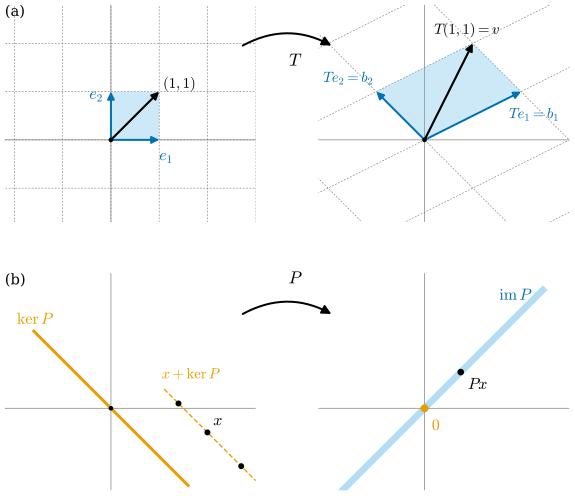

Here is the Python script that generated this plot:
"""그림 1.2.1: 선형사상이 격자에 하는 일 (1.2절, 예 1.2.7과 예 1.2.18).

(a) T(x) = Bx, B = [[2, -1], [1, 1]] (T e_j = b_j): 표준 격자와 단위정사각형이 기저 B의 격자와 평행사변형으로 간다.
    T(1, 1) = (1, 2) = v.
(b) P(x) = ((x^1 + x^2)/2, (x^1 + x^2)/2): 핵 ker P = span((1, -1))의 점은 모두 0으로 가고,
    x + ker P 위의 점은 모두 같은 점 Px로 간다. 상 im P = span((1, 1)).

실행: 프로젝트 루트에서 ``PYTHONPATH=tools python3 chapters/01-linear-algebra/figures/fig-1-2-1-linear-maps.py``
"""

import dgfig

dgfig.setup()

import matplotlib.pyplot as plt
import numpy as np
from matplotlib.patches import Polygon

C = dgfig.COLORS
LW = dgfig.LW

B = np.array([[2.0, -1.0], [1.0, 1.0]])          # 예 1.2.18: 열이 b_1, b_2
P = 0.5 * np.array([[1.0, 1.0], [1.0, 1.0]])     # 예 1.2.7
e1, e2 = np.eye(2)
x0 = np.array([1.0, 1.0])
xp = np.array([2.0, -0.5])                       # (b)에서 쓰는 점
kdir = np.array([1.0, -1.0])

# 자기검사
assert np.allclose(B @ e1, [2, 1]) and np.allclose(B @ e2, [-1, 1])
assert np.allclose(B @ x0, [1, 2])
assert np.allclose(P @ kdir, 0)                      # (1,-1) ∈ ker P
assert np.allclose(P @ (xp + 1.3 * kdir), P @ xp)    # x + ker P → 같은 점
assert np.allclose(P @ P, P)
assert np.linalg.matrix_rank(P) == 1


def arrow(ax, base, vec, color, lw=None, z=5):
    base = np.asarray(base, float)
    ax.annotate("", xy=base + np.asarray(vec, float), xytext=base,
                arrowprops=dict(arrowstyle="-|>", color=color, lw=lw or LW["vector"],
                                mutation_scale=11, shrinkA=0, shrinkB=0), zorder=z)


def frame(ax, xlim, ylim, tag=None):
    dgfig.schematic_axes(ax, xlim, ylim)
    ax.plot(list(xlim), [0, 0], color=C["aux"], lw=0.5, zorder=0)
    ax.plot([0, 0], list(ylim), color=C["aux"], lw=0.5, zorder=0)
    ax.plot(0, 0, "o", color=C["main"], ms=2.5, zorder=6)
    if tag:
        ax.text(0.0, 1.0, tag, transform=ax.transAxes, ha="left", va="top", fontsize=11)


def grid(ax, M, color, ls, lw=0.45, k=4):
    ts = np.array([-8.0, 8.0])
    for j in range(-k, k + 1):
        for P0, d in ((j * M[:, 0], M[:, 1]), (j * M[:, 1], M[:, 0])):
            pts = P0 + np.outer(ts, d)
            ax.plot(pts[:, 0], pts[:, 1], color=color, lw=lw, ls=ls, zorder=1)


XL, YL = (-2.2, 3.0), (-1.7, 2.8)
fig, axs = plt.subplots(2, 2, figsize=(6.0, 5.4))

# (a) 가역인 선형사상 T ---------------------------------------------------------
ax = axs[0, 0]
frame(ax, XL, YL, "(a)")
grid(ax, np.eye(2), C["aux"], (0, (3, 2.5)))
ax.add_patch(Polygon([[0, 0], e1, e1 + e2, e2], closed=True, color=C["region"], alpha=0.3, lw=0, zorder=2))
arrow(ax, (0, 0), e1, C["tangent"])
arrow(ax, (0, 0), e2, C["tangent"])
arrow(ax, (0, 0), x0, C["main"], lw=1.6)
ax.text(1.0, -0.42, r"$e_1$", color=C["tangent"], fontsize=12)
ax.text(-0.45, 0.85, r"$e_2$", color=C["tangent"], fontsize=12)
ax.text(1.08, 1.08, r"$(1,1)$", color=C["main"], fontsize=11)
ax.set_xlim(*XL); ax.set_ylim(*YL)

ax = axs[0, 1]
frame(ax, XL, YL)
grid(ax, B, C["aux"], (0, (3, 2.5)))
ax.add_patch(Polygon([[0, 0], B @ e1, B @ (e1 + e2), B @ e2], closed=True, color=C["region"], alpha=0.3,
                     lw=0, zorder=2))
arrow(ax, (0, 0), B @ e1, C["tangent"])
arrow(ax, (0, 0), B @ e2, C["tangent"])
arrow(ax, (0, 0), B @ x0, C["main"], lw=1.6)
ax.text(1.75, 0.45, r"$Te_1 = b_1$", color=C["tangent"], fontsize=11)
ax.text(-2.1, 1.2, r"$Te_2 = b_2$", color=C["tangent"], fontsize=11)
ax.text(0.2, 2.2, r"$T(1,1) = v$", color=C["main"], fontsize=11)
ax.set_xlim(*XL); ax.set_ylim(*YL)
dgfig.map_arrow(fig, axs[0, 0], axs[0, 1], r"$T$", xy_from=(0.93, 0.8), xy_to=(0.07, 0.8), rad=-0.3)

# (b) 계수 1인 선형사상 P ---------------------------------------------------------
ax = axs[1, 0]
frame(ax, XL, YL, "(b)")
L = np.outer([-1.6, 1.6], kdir)
ax.plot(L[:, 0], L[:, 1], color=C["accent"], lw=2.2, zorder=3)
Lx = xp + np.outer([-0.9, 1.1], kdir)
ax.plot(Lx[:, 0], Lx[:, 1], color=C["accent"], lw=1.0, ls="--", zorder=3)
for s in (-0.6, 0.0, 0.7):
    ax.plot(*(xp + s * kdir), "o", color=C["main"], ms=3.5, zorder=6)
ax.text(-1.95, 1.75, r"$\ker P$", color=C["accent"], fontsize=12)
ax.text(1.05, 0.62, r"$x + \ker P$", color=C["accent"], fontsize=11, ha="left")
ax.text(xp[0] + 0.12, xp[1] + 0.15, r"$x$", color=C["main"], fontsize=12)
ax.set_xlim(*XL); ax.set_ylim(*YL)

ax = axs[1, 1]
frame(ax, XL, YL)
L = np.outer([-1.9, 2.5], [1.0, 1.0])
ax.plot(L[:, 0], L[:, 1], color=C["region"], lw=5, alpha=0.45, solid_capstyle="butt", zorder=1)
ax.plot(*(P @ xp), "o", color=C["main"], ms=4, zorder=6)
ax.plot(0, 0, "o", color=C["accent"], ms=5, zorder=7)
ax.text(*(P @ xp + [0.15, -0.35]), r"$Px$", color=C["main"], fontsize=12)
ax.text(1.55, 2.25, r"$\mathrm{im}\,P$", color=C["tangent"], fontsize=12)
ax.text(0.15, -0.45, r"$0$", color=C["accent"], fontsize=12)
ax.set_xlim(*XL); ax.set_ylim(*YL)
dgfig.map_arrow(fig, axs[1, 0], axs[1, 1], r"$P$", xy_from=(0.93, 0.8), xy_to=(0.07, 0.8), rad=-0.3)

fig.subplots_adjust(wspace=0.25, hspace=0.12, left=0.01, right=0.99, top=0.99, bottom=0.01)
dgfig.save(fig, __file__)
